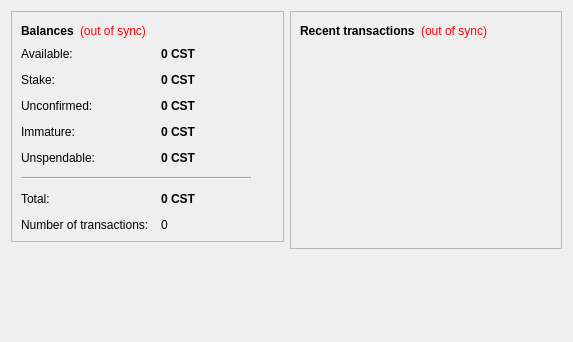
<?xml version="1.0" encoding="UTF-8"?>
<ui version="4.0">
 <class>OverviewPage</class>
 <widget class="QWidget" name="OverviewPage">
  <property name="geometry">
   <rect>
    <x>0</x>
    <y>0</y>
    <width>573</width>
    <height>342</height>
   </rect>
  </property>
  <property name="windowTitle">
   <string>Form</string>
  </property>
  <layout class="QHBoxLayout" name="horizontalLayout" stretch="1,1">
   <item>
    <layout class="QVBoxLayout" name="verticalLayout_2">
     <item>
      <widget class="QFrame" name="frame">
       <property name="frameShape">
        <enum>QFrame::StyledPanel</enum>
       </property>
       <property name="frameShadow">
        <enum>QFrame::Raised</enum>
       </property>
       <layout class="QVBoxLayout" name="verticalLayout_4">
        <item>
         <layout class="QHBoxLayout" name="horizontalLayout_4">
          <item>
           <widget class="QLabel" name="label_5">
            <property name="font">
             <font>
              <weight>75</weight>
              <bold>true</bold>
             </font>
            </property>
            <property name="text">
             <string>Balances</string>
            </property>
           </widget>
          </item>
          <item>
           <widget class="QLabel" name="labelWalletStatus">
            <property name="toolTip">
             <string>The displayed information may be out of date. Your wallet automatically synchronizes with the Capstone network after a connection is established, but this process has not completed yet.</string>
            </property>
            <property name="styleSheet">
             <string notr="true">QLabel { color: red; }</string>
            </property>
            <property name="text">
             <string notr="true">(out of sync)</string>
            </property>
            <property name="alignment">
             <set>Qt::AlignLeading|Qt::AlignLeft|Qt::AlignVCenter</set>
            </property>
           </widget>
          </item>
          <item>
           <spacer name="horizontalSpacer_2">
            <property name="orientation">
             <enum>Qt::Horizontal</enum>
            </property>
            <property name="sizeHint" stdset="0">
             <size>
              <width>40</width>
              <height>20</height>
             </size>
            </property>
           </spacer>
          </item>
         </layout>
        </item>
        <item>
         <layout class="QFormLayout" name="formLayout_2">
          <property name="fieldGrowthPolicy">
           <enum>QFormLayout::AllNonFixedFieldsGrow</enum>
          </property>
          <property name="horizontalSpacing">
           <number>12</number>
          </property>
          <property name="verticalSpacing">
           <number>12</number>
          </property>
          <item row="0" column="0">
           <widget class="QLabel" name="labelAvailableText">
            <property name="toolTip">
             <string>Your current available balance</string>
            </property>
            <property name="text">
             <string>Available:</string>
            </property>
           </widget>
          </item>
          <item row="0" column="1">
           <widget class="QLabel" name="labelAvailable">
            <property name="font">
             <font>
              <weight>75</weight>
              <bold>true</bold>
             </font>
            </property>
            <property name="cursor">
             <cursorShape>IBeamCursor</cursorShape>
            </property>
            <property name="toolTip">
             <string>Your current available balance</string>
            </property>
            <property name="text">
             <string notr="true">0 CST</string>
            </property>
            <property name="alignment">
             <set>Qt::AlignLeading|Qt::AlignLeft|Qt::AlignVCenter</set>
            </property>
            <property name="textInteractionFlags">
             <set>Qt::LinksAccessibleByMouse|Qt::TextSelectableByKeyboard|Qt::TextSelectableByMouse</set>
            </property>
           </widget>
          </item>
          <item row="1" column="0">
           <widget class="QLabel" name="label_6">
            <property name="toolTip">
             <string>Total of coins that was staked, and do not yet count toward the current balance</string>
            </property>
            <property name="text">
             <string>Stake:</string>
            </property>
           </widget>
          </item>
          <item row="1" column="1">
           <widget class="QLabel" name="labelStake">
            <property name="font">
             <font>
              <weight>75</weight>
              <bold>true</bold>
             </font>
            </property>
            <property name="cursor">
             <cursorShape>IBeamCursor</cursorShape>
            </property>
            <property name="toolTip">
             <string>Total of coins that was staked, and do not yet count toward the current balance</string>
            </property>
            <property name="text">
             <string notr="true">0 CST</string>
            </property>
            <property name="alignment">
             <set>Qt::AlignLeading|Qt::AlignLeft|Qt::AlignVCenter</set>
            </property>
            <property name="textInteractionFlags">
             <set>Qt::LinksAccessibleByMouse|Qt::TextSelectableByKeyboard|Qt::TextSelectableByMouse</set>
            </property>
           </widget>
          </item>
          <item row="2" column="0">
           <widget class="QLabel" name="label_3">
            <property name="toolTip">
             <string>Total of transactions that have yet to be confirmed, and do not yet count toward the current balance</string>
            </property>
            <property name="text">
             <string>Unconfirmed:</string>
            </property>
           </widget>
          </item>
          <item row="2" column="1">
           <widget class="QLabel" name="labelUnconfirmed">
            <property name="font">
             <font>
              <weight>75</weight>
              <bold>true</bold>
             </font>
            </property>
            <property name="cursor">
             <cursorShape>IBeamCursor</cursorShape>
            </property>
            <property name="toolTip">
             <string>Total of transactions that have yet to be confirmed, and do not yet count toward the current balance</string>
            </property>
            <property name="text">
             <string notr="true">0 CST</string>
            </property>
            <property name="alignment">
             <set>Qt::AlignLeading|Qt::AlignLeft|Qt::AlignVCenter</set>
            </property>
            <property name="textInteractionFlags">
             <set>Qt::LinksAccessibleByMouse|Qt::TextSelectableByKeyboard|Qt::TextSelectableByMouse</set>
            </property>
           </widget>
          </item>
          <item row="3" column="0">
           <widget class="QLabel" name="labelImmatureText">
            <property name="toolTip">
             <string>Mined balance that has not yet matured</string>
            </property>
            <property name="text">
             <string>Immature:</string>
            </property>
           </widget>
          </item>
          <item row="3" column="1">
           <widget class="QLabel" name="labelImmature">
            <property name="font">
             <font>
              <weight>75</weight>
              <bold>true</bold>
             </font>
            </property>
            <property name="toolTip">
             <string>Mined balance that has not yet matured</string>
            </property>
            <property name="text">
             <string notr="true">0 CST</string>
            </property>
            <property name="alignment">
             <set>Qt::AlignLeading|Qt::AlignLeft|Qt::AlignVCenter</set>
            </property>
            <property name="textInteractionFlags">
             <set>Qt::LinksAccessibleByMouse|Qt::TextSelectableByKeyboard|Qt::TextSelectableByMouse</set>
            </property>
           </widget>
          </item>
          <item row="4" column="0">
           <widget class="QLabel" name="labelBalanceWatchOnlyText">
            <property name="toolTip">
             <string>Your unspendable balance</string>
            </property>
            <property name="text">
             <string>Unspendable:</string>
            </property>
           </widget>
          </item>
          <item row="4" column="1">
           <widget class="QLabel" name="labelBalanceWatchOnly">
            <property name="font">
             <font>
              <weight>75</weight>
              <bold>true</bold>
             </font>
            </property>
            <property name="cursor">
             <cursorShape>IBeamCursor</cursorShape>
            </property>
            <property name="toolTip">
             <string>Your unspendable balance</string>
            </property>
            <property name="text">
             <string notr="true">0 CST</string>
            </property>
            <property name="alignment">
             <set>Qt::AlignLeading|Qt::AlignLeft|Qt::AlignVCenter</set>
            </property>
            <property name="textInteractionFlags">
             <set>Qt::LinksAccessibleByMouse|Qt::TextSelectableByKeyboard|Qt::TextSelectableByMouse</set>
            </property>
           </widget>
          </item>
          <item row="5" column="0" colspan="2">
           <widget class="Line" name="line">
            <property name="maximumSize">
             <size>
              <width>230</width>
              <height>16777215</height>
             </size>
            </property>
            <property name="orientation">
             <enum>Qt::Horizontal</enum>
            </property>
           </widget>
          </item>
          <item row="6" column="0">
           <widget class="QLabel" name="labelTotalText">
            <property name="toolTip">
             <string>Your current total balance</string>
            </property>
            <property name="text">
             <string>Total:</string>
            </property>
           </widget>
          </item>
          <item row="6" column="1">
           <widget class="QLabel" name="labelTotal">
            <property name="font">
             <font>
              <weight>75</weight>
              <bold>true</bold>
             </font>
            </property>
            <property name="toolTip">
             <string>Your current total balance</string>
            </property>
            <property name="text">
             <string notr="true">0 CST</string>
            </property>
            <property name="alignment">
             <set>Qt::AlignLeading|Qt::AlignLeft|Qt::AlignVCenter</set>
            </property>
            <property name="textInteractionFlags">
             <set>Qt::LinksAccessibleByMouse|Qt::TextSelectableByKeyboard|Qt::TextSelectableByMouse</set>
            </property>
           </widget>
          </item>
          <item row="7" column="0">
           <widget class="QLabel" name="label_2">
            <property name="toolTip">
             <string>Total number of transactions in wallet</string>
            </property>
            <property name="text">
             <string>Number of transactions:</string>
            </property>
           </widget>
          </item>
          <item row="7" column="1">
           <widget class="QLabel" name="labelNumTransactions">
            <property name="toolTip">
             <string>Total number of transactions in wallet</string>
            </property>
            <property name="text">
             <string notr="true">0</string>
            </property>
           </widget>
          </item>
         </layout>
        </item>
       </layout>
      </widget>
     </item>
     <item>
      <spacer name="verticalSpacer">
       <property name="orientation">
        <enum>Qt::Vertical</enum>
       </property>
       <property name="sizeHint" stdset="0">
        <size>
         <width>20</width>
         <height>40</height>
        </size>
       </property>
      </spacer>
     </item>
    </layout>
   </item>
   <item>
    <layout class="QVBoxLayout" name="verticalLayout_3">
     <item>
      <widget class="QFrame" name="frame_2">
       <property name="frameShape">
        <enum>QFrame::StyledPanel</enum>
       </property>
       <property name="frameShadow">
        <enum>QFrame::Raised</enum>
       </property>
       <layout class="QVBoxLayout" name="verticalLayout">
        <item>
         <layout class="QHBoxLayout" name="horizontalLayout_2">
          <item>
           <widget class="QLabel" name="label_4">
            <property name="text">
             <string>&lt;b&gt;Recent transactions&lt;/b&gt;</string>
            </property>
           </widget>
          </item>
          <item>
           <widget class="QLabel" name="labelTransactionsStatus">
            <property name="toolTip">
             <string>The displayed information may be out of date. Your wallet automatically synchronizes with the Capstone network after a connection is established, but this process has not completed yet.</string>
            </property>
            <property name="styleSheet">
             <string notr="true">QLabel { color: red; }</string>
            </property>
            <property name="text">
             <string notr="true">(out of sync)</string>
            </property>
            <property name="alignment">
             <set>Qt::AlignRight|Qt::AlignTrailing|Qt::AlignVCenter</set>
            </property>
           </widget>
          </item>
          <item>
           <spacer name="horizontalSpacer">
            <property name="orientation">
             <enum>Qt::Horizontal</enum>
            </property>
            <property name="sizeHint" stdset="0">
             <size>
              <width>40</width>
              <height>20</height>
             </size>
            </property>
           </spacer>
          </item>
         </layout>
        </item>
        <item>
         <widget class="QListView" name="listTransactions">
          <property name="styleSheet">
           <string notr="true">QListView { background: transparent; }</string>
          </property>
          <property name="frameShape">
           <enum>QFrame::NoFrame</enum>
          </property>
          <property name="verticalScrollBarPolicy">
           <enum>Qt::ScrollBarAlwaysOff</enum>
          </property>
          <property name="horizontalScrollBarPolicy">
           <enum>Qt::ScrollBarAlwaysOff</enum>
          </property>
          <property name="selectionMode">
           <enum>QAbstractItemView::NoSelection</enum>
          </property>
         </widget>
        </item>
       </layout>
      </widget>
     </item>
     <item>
      <spacer name="verticalSpacer_2">
       <property name="orientation">
        <enum>Qt::Vertical</enum>
       </property>
       <property name="sizeHint" stdset="0">
        <size>
         <width>20</width>
         <height>40</height>
        </size>
       </property>
      </spacer>
     </item>
    </layout>
   </item>
  </layout>
 </widget>
 <resources/>
 <connections/>
</ui>
